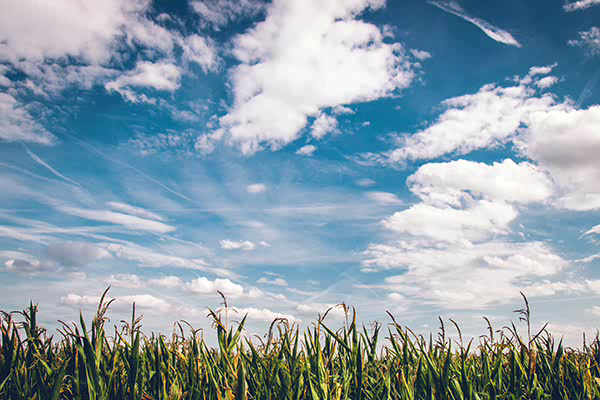
#> input picture frame 10 of lec9/images/hw3___000.avi, 600 x 400 px
$ python readtest2.py
#> lines starting #> are read from the running program, lines starting #| are printed output that depends on the picture; after the words box and inside, x2 and y2 are one past the last pixel; in counts of white or black regions, pixels touching at a corner belong together
import cv2

delay = int(1000/20)
video = cv2.VideoCapture('hw3___000.avi')

fourcc = cv2.VideoWriter_fourcc(*"DIVX")
video_out = cv2.VideoWriter('hw3_201900000.avi', fourcc, 20, (600, 400))

while True:
    ret, frame_v = video.read()
#> frame_v is the input picture: shape (400, 600, 3); mean B, G, R 171.1, 158.9, 139.5

    if ret == False:
        print("Failed to call video")
        break

    str_1 = '201715475'

    cv2.putText(frame_v, str_1, (20, 20), cv2.FONT_HERSHEY_SIMPLEX, 1, (0, 255, 255), 2)
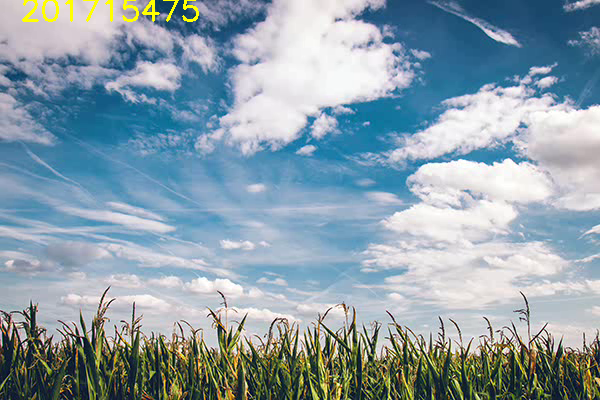
#> frame_v: shape (400, 600, 3); 0.44% of pixels changed, all inside (x1, y1, x2, y2) = (22, 0, 199, 22)

    video_out.write(frame_v)
    key = cv2.waitKey(delay)
#> (key Esc is pressed here)

    if key == 27:
        break

video.release()
cv2.destroyAllWindows()

$ run again, starting later in the video
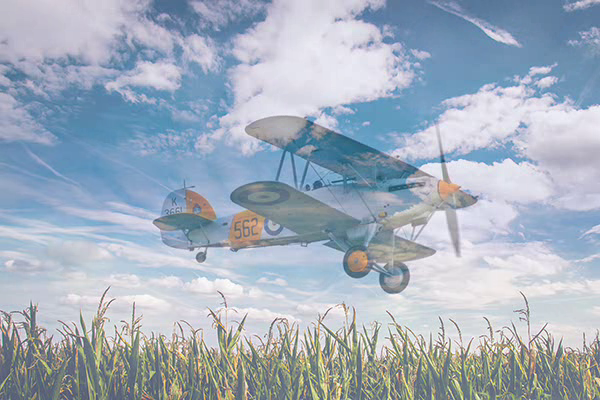
#> input picture frame 45 of lec9/images/hw3___000.avi, 600 x 400 px
#> frame_v is the input picture: shape (400, 600, 3); mean B, G, R 189, 174.4, 162.2
#> `cv2.putText(frame_v, str_1, (20, 20), cv2.FONT_HERSHEY_SIMPLEX, 1, (0,..`:
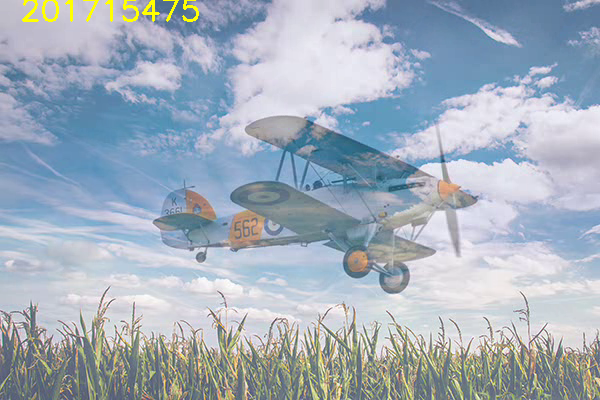
#> frame_v: shape (400, 600, 3); 0.44% of pixels changed, all inside (x1, y1, x2, y2) = (22, 0, 199, 22)

$ run again, starting later in the video
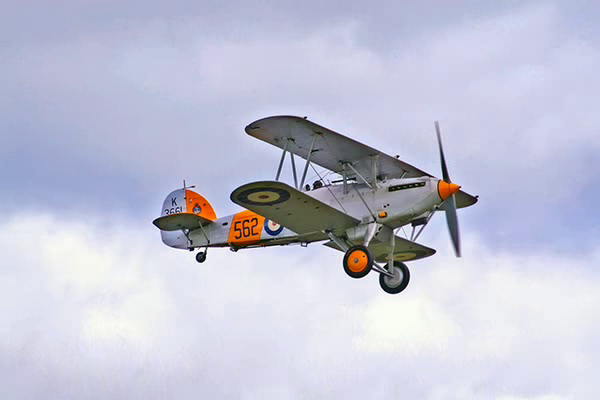
#> input picture frame 80 of lec9/images/hw3___000.avi, 600 x 400 px
#> frame_v is the input picture: shape (400, 600, 3); mean B, G, R 214.6, 196.2, 194.5
#> `cv2.putText(frame_v, str_1, (20, 20), cv2.FONT_HERSHEY_SIMPLEX, 1, (0,..`:
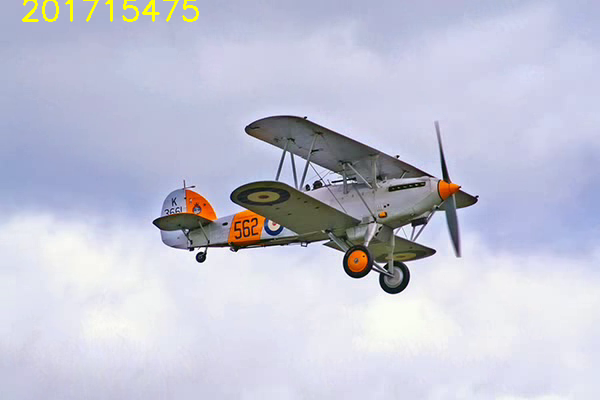
#> frame_v: shape (400, 600, 3); 0.44% of pixels changed, all inside (x1, y1, x2, y2) = (22, 0, 199, 22)
